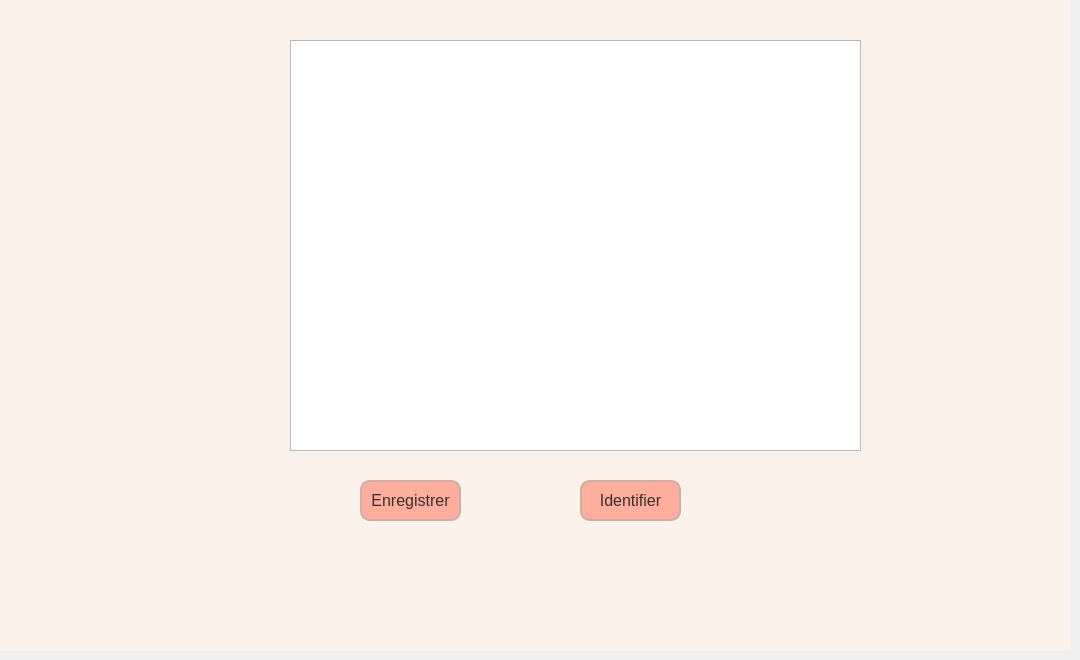
   <widget class="QWidget" name="tab_2">
    <attribute name="title">
     <string>Tab 2</string>
    </attribute>
    <widget class="QTextEdit" name="textEditLogs">
     <property name="geometry">
      <rect>
       <x>290</x>
       <y>40</y>
       <width>571</width>
       <height>411</height>
      </rect>
     </property>
    </widget>
    <widget class="QPushButton" name="pushButtonEnregistrer">
     <property name="geometry">
      <rect>
       <x>360</x>
       <y>480</y>
       <width>101</width>
       <height>41</height>
      </rect>
     </property>
     <property name="styleSheet">
      <string notr="true">QPushButton {
    background-color: #FFAE9D; /* Fond rose */
    color: #392E2C; /* Texte foncé pour contraste */
    border: 2px solid #CCAEA4; /* Bordure douce en couleur taupe */
    border-radius: 10px; /* Coins arrondis */
    padding: 5px 5px;
    font-size: 16px;
}

QPushButton:hover {
    background-color: #B39188; /* Fond taupe au survol */
    border-color: #FFAE9D; /* Bordure rose au survol */
}

QPushButton:pressed {
    background-color: #392E2C; /* Fond foncé au clic */
    color: #FAF2EA; /* Texte clair */
    border-color: #B39188; /* Bordure taupe au clic */
}</string>
     </property>
     <property name="text">
      <string>Enregistrer</string>
     </property>
    </widget>
    <widget class="QPushButton" name="pushButtonIdentifier">
     <property name="geometry">
      <rect>
       <x>580</x>
       <y>480</y>
       <width>101</width>
       <height>41</height>
      </rect>
     </property>
     <property name="styleSheet">
      <string notr="true">QPushButton {
    background-color: #FFAE9D; /* Fond rose */
    color: #392E2C; /* Texte foncé pour contraste */
    border: 2px solid #CCAEA4; /* Bordure douce en couleur taupe */
    border-radius: 10px; /* Coins arrondis */
    padding: 5px 5px;
    font-size: 16px;
}

QPushButton:hover {
    background-color: #B39188; /* Fond taupe au survol */
    border-color: #FFAE9D; /* Bordure rose au survol */
}

QPushButton:pressed {
    background-color: #392E2C; /* Fond foncé au clic */
    color: #FAF2EA; /* Texte clair */
    border-color: #B39188; /* Bordure taupe au clic */
}</string>
     </property>
     <property name="text">
      <string>Identifier</string>
     </property>
    </widget>
    <widget class="QWidget" name="widget_2" native="true">
     <property name="geometry">
      <rect>
       <x>0</x>
       <y>0</y>
       <width>1071</width>
       <height>651</height>
      </rect>
     </property>
     <property name="styleSheet">
      <string notr="true">
background-color: #FAF2EA;
</string>
     </property>
    </widget>
    <zorder>widget_2</zorder>
    <zorder>textEditLogs</zorder>
    <zorder>pushButtonEnregistrer</zorder>
    <zorder>pushButtonIdentifier</zorder>
   </widget>
